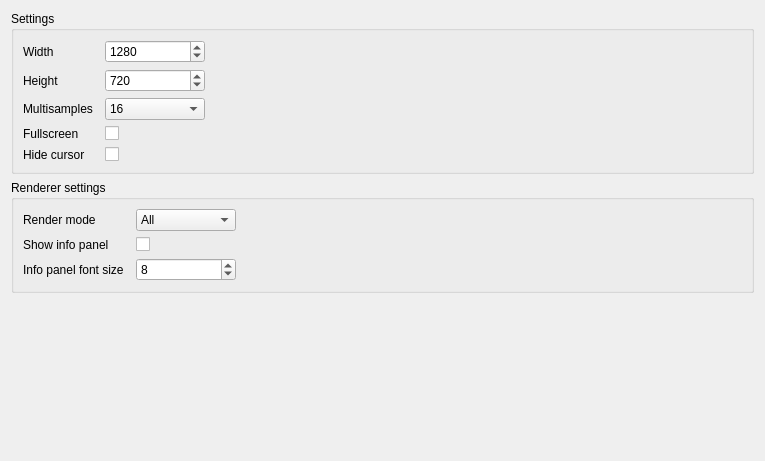
      <widget class="QWidget" name="toolBoxMainWindows">
       <property name="geometry">
        <rect>
         <x>0</x>
         <y>0</y>
         <width>765</width>
         <height>461</height>
        </rect>
       </property>
       <attribute name="label">
        <string>Windows settings</string>
       </attribute>
       <layout class="QVBoxLayout" name="verticalLayout_4">
        <item>
         <widget class="QGroupBox" name="groupBox_9">
          <property name="sizePolicy">
           <sizepolicy hsizetype="Preferred" vsizetype="Maximum">
            <horstretch>0</horstretch>
            <verstretch>0</verstretch>
           </sizepolicy>
          </property>
          <property name="title">
           <string>Settings</string>
          </property>
          <layout class="QFormLayout" name="formLayout_8">
           <property name="fieldGrowthPolicy">
            <enum>QFormLayout::AllNonFixedFieldsGrow</enum>
           </property>
           <property name="labelAlignment">
            <set>Qt::AlignLeading|Qt::AlignLeft|Qt::AlignVCenter</set>
           </property>
           <property name="formAlignment">
            <set>Qt::AlignLeading|Qt::AlignLeft|Qt::AlignTop</set>
           </property>
           <property name="horizontalSpacing">
            <number>12</number>
           </property>
           <item row="0" column="0">
            <widget class="QLabel" name="label_6">
             <property name="sizePolicy">
              <sizepolicy hsizetype="Preferred" vsizetype="Preferred">
               <horstretch>0</horstretch>
               <verstretch>0</verstretch>
              </sizepolicy>
             </property>
             <property name="minimumSize">
              <size>
               <width>0</width>
               <height>0</height>
              </size>
             </property>
             <property name="maximumSize">
              <size>
               <width>16777215</width>
               <height>16777215</height>
              </size>
             </property>
             <property name="text">
              <string>Width</string>
             </property>
            </widget>
           </item>
           <item row="0" column="1">
            <widget class="QSpinBox" name="spinBoxWindowWidth">
             <property name="sizePolicy">
              <sizepolicy hsizetype="Preferred" vsizetype="Fixed">
               <horstretch>0</horstretch>
               <verstretch>0</verstretch>
              </sizepolicy>
             </property>
             <property name="minimumSize">
              <size>
               <width>100</width>
               <height>0</height>
              </size>
             </property>
             <property name="maximumSize">
              <size>
               <width>100</width>
               <height>16777215</height>
              </size>
             </property>
             <property name="toolTip">
              <string>The width of the video window and encoded video</string>
             </property>
             <property name="minimum">
              <number>1</number>
             </property>
             <property name="maximum">
              <number>99999</number>
             </property>
             <property name="singleStep">
              <number>10</number>
             </property>
             <property name="value">
              <number>1280</number>
             </property>
            </widget>
           </item>
           <item row="1" column="0">
            <widget class="QLabel" name="label_7">
             <property name="sizePolicy">
              <sizepolicy hsizetype="Preferred" vsizetype="Preferred">
               <horstretch>0</horstretch>
               <verstretch>0</verstretch>
              </sizepolicy>
             </property>
             <property name="minimumSize">
              <size>
               <width>0</width>
               <height>0</height>
              </size>
             </property>
             <property name="maximumSize">
              <size>
               <width>16777215</width>
               <height>16777215</height>
              </size>
             </property>
             <property name="text">
              <string>Height</string>
             </property>
            </widget>
           </item>
           <item row="1" column="1">
            <widget class="QSpinBox" name="spinBoxWindowHeight">
             <property name="sizePolicy">
              <sizepolicy hsizetype="Preferred" vsizetype="Fixed">
               <horstretch>0</horstretch>
               <verstretch>0</verstretch>
              </sizepolicy>
             </property>
             <property name="minimumSize">
              <size>
               <width>100</width>
               <height>0</height>
              </size>
             </property>
             <property name="maximumSize">
              <size>
               <width>100</width>
               <height>16777215</height>
              </size>
             </property>
             <property name="toolTip">
              <string>The height of the video window and encoded video</string>
             </property>
             <property name="minimum">
              <number>1</number>
             </property>
             <property name="maximum">
              <number>99999</number>
             </property>
             <property name="singleStep">
              <number>10</number>
             </property>
             <property name="value">
              <number>720</number>
             </property>
            </widget>
           </item>
           <item row="2" column="0">
            <widget class="QLabel" name="label_8">
             <property name="sizePolicy">
              <sizepolicy hsizetype="Preferred" vsizetype="Preferred">
               <horstretch>0</horstretch>
               <verstretch>0</verstretch>
              </sizepolicy>
             </property>
             <property name="minimumSize">
              <size>
               <width>0</width>
               <height>0</height>
              </size>
             </property>
             <property name="maximumSize">
              <size>
               <width>16777215</width>
               <height>16777215</height>
              </size>
             </property>
             <property name="text">
              <string>Multisamples</string>
             </property>
            </widget>
           </item>
           <item row="2" column="1">
            <widget class="QComboBox" name="comboBoxWindowMultisamples">
             <property name="sizePolicy">
              <sizepolicy hsizetype="Preferred" vsizetype="Fixed">
               <horstretch>0</horstretch>
               <verstretch>0</verstretch>
              </sizepolicy>
             </property>
             <property name="minimumSize">
              <size>
               <width>100</width>
               <height>0</height>
              </size>
             </property>
             <property name="maximumSize">
              <size>
               <width>100</width>
               <height>16777215</height>
              </size>
             </property>
             <property name="toolTip">
              <string>Number of multisamples used to smooth the rendering output</string>
             </property>
             <property name="editable">
              <bool>false</bool>
             </property>
             <property name="currentIndex">
              <number>4</number>
             </property>
             <item>
              <property name="text">
               <string>0</string>
              </property>
             </item>
             <item>
              <property name="text">
               <string>2</string>
              </property>
             </item>
             <item>
              <property name="text">
               <string>4</string>
              </property>
             </item>
             <item>
              <property name="text">
               <string>8</string>
              </property>
             </item>
             <item>
              <property name="text">
               <string>16</string>
              </property>
             </item>
            </widget>
           </item>
           <item row="3" column="0">
            <widget class="QLabel" name="label_9">
             <property name="sizePolicy">
              <sizepolicy hsizetype="Preferred" vsizetype="Preferred">
               <horstretch>0</horstretch>
               <verstretch>0</verstretch>
              </sizepolicy>
             </property>
             <property name="minimumSize">
              <size>
               <width>0</width>
               <height>0</height>
              </size>
             </property>
             <property name="maximumSize">
              <size>
               <width>16777215</width>
               <height>16777215</height>
              </size>
             </property>
             <property name="text">
              <string>Fullscreen</string>
             </property>
            </widget>
           </item>
           <item row="3" column="1">
            <widget class="QCheckBox" name="checkBoxWindowFullscreen">
             <property name="sizePolicy">
              <sizepolicy hsizetype="Preferred" vsizetype="Fixed">
               <horstretch>0</horstretch>
               <verstretch>0</verstretch>
              </sizepolicy>
             </property>
             <property name="minimumSize">
              <size>
               <width>100</width>
               <height>0</height>
              </size>
             </property>
             <property name="maximumSize">
              <size>
               <width>100</width>
               <height>16777215</height>
              </size>
             </property>
             <property name="toolTip">
              <string>Whether to open the window fullscreen</string>
             </property>
             <property name="text">
              <string/>
             </property>
            </widget>
           </item>
           <item row="4" column="0">
            <widget class="QLabel" name="label_10">
             <property name="sizePolicy">
              <sizepolicy hsizetype="Preferred" vsizetype="Preferred">
               <horstretch>0</horstretch>
               <verstretch>0</verstretch>
              </sizepolicy>
             </property>
             <property name="minimumSize">
              <size>
               <width>0</width>
               <height>0</height>
              </size>
             </property>
             <property name="maximumSize">
              <size>
               <width>16777215</width>
               <height>16777215</height>
              </size>
             </property>
             <property name="text">
              <string>Hide cursor</string>
             </property>
            </widget>
           </item>
           <item row="4" column="1">
            <widget class="QCheckBox" name="checkBoxWindowHideCursor">
             <property name="sizePolicy">
              <sizepolicy hsizetype="Preferred" vsizetype="Fixed">
               <horstretch>0</horstretch>
               <verstretch>0</verstretch>
              </sizepolicy>
             </property>
             <property name="minimumSize">
              <size>
               <width>100</width>
               <height>0</height>
              </size>
             </property>
             <property name="maximumSize">
              <size>
               <width>100</width>
               <height>16777215</height>
              </size>
             </property>
             <property name="toolTip">
              <string>Whether to hide the cursor when over the window</string>
             </property>
             <property name="text">
              <string/>
             </property>
            </widget>
           </item>
          </layout>
         </widget>
        </item>
        <item>
         <widget class="QGroupBox" name="groupBox_18">
          <property name="title">
           <string>Renderer settings</string>
          </property>
          <layout class="QFormLayout" name="formLayout_16">
           <property name="fieldGrowthPolicy">
            <enum>QFormLayout::AllNonFixedFieldsGrow</enum>
           </property>
           <property name="labelAlignment">
            <set>Qt::AlignLeading|Qt::AlignLeft|Qt::AlignVCenter</set>
           </property>
           <property name="formAlignment">
            <set>Qt::AlignLeading|Qt::AlignLeft|Qt::AlignTop</set>
           </property>
           <property name="horizontalSpacing">
            <number>12</number>
           </property>
           <item row="0" column="0">
            <widget class="QLabel" name="label_71">
             <property name="sizePolicy">
              <sizepolicy hsizetype="Preferred" vsizetype="Preferred">
               <horstretch>0</horstretch>
               <verstretch>0</verstretch>
              </sizepolicy>
             </property>
             <property name="minimumSize">
              <size>
               <width>0</width>
               <height>0</height>
              </size>
             </property>
             <property name="maximumSize">
              <size>
               <width>16777215</width>
               <height>16777215</height>
              </size>
             </property>
             <property name="text">
              <string>Render mode</string>
             </property>
            </widget>
           </item>
           <item row="0" column="1">
            <widget class="QComboBox" name="comboBoxRendererRenderMode">
             <property name="sizePolicy">
              <sizepolicy hsizetype="Preferred" vsizetype="Fixed">
               <horstretch>0</horstretch>
               <verstretch>0</verstretch>
              </sizepolicy>
             </property>
             <property name="minimumSize">
              <size>
               <width>100</width>
               <height>0</height>
              </size>
             </property>
             <property name="maximumSize">
              <size>
               <width>100</width>
               <height>16777215</height>
              </size>
             </property>
             <property name="toolTip">
              <string>Select which rendering mode will be initially active</string>
             </property>
             <property name="editable">
              <bool>false</bool>
             </property>
             <property name="currentIndex">
              <number>0</number>
             </property>
             <item>
              <property name="text">
               <string>All</string>
              </property>
             </item>
             <item>
              <property name="text">
               <string>Map</string>
              </property>
             </item>
             <item>
              <property name="text">
               <string>Video</string>
              </property>
             </item>
            </widget>
           </item>
           <item row="1" column="0">
            <widget class="QLabel" name="label_19">
             <property name="sizePolicy">
              <sizepolicy hsizetype="Preferred" vsizetype="Preferred">
               <horstretch>0</horstretch>
               <verstretch>0</verstretch>
              </sizepolicy>
             </property>
             <property name="minimumSize">
              <size>
               <width>0</width>
               <height>0</height>
              </size>
             </property>
             <property name="maximumSize">
              <size>
               <width>16777215</width>
               <height>16777215</height>
              </size>
             </property>
             <property name="text">
              <string>Show info panel</string>
             </property>
            </widget>
           </item>
           <item row="1" column="1">
            <widget class="QCheckBox" name="checkBoxRendererShowInfoPanel">
             <property name="sizePolicy">
              <sizepolicy hsizetype="Preferred" vsizetype="Fixed">
               <horstretch>0</horstretch>
               <verstretch>0</verstretch>
              </sizepolicy>
             </property>
             <property name="minimumSize">
              <size>
               <width>100</width>
               <height>0</height>
              </size>
             </property>
             <property name="maximumSize">
              <size>
               <width>100</width>
               <height>16777215</height>
              </size>
             </property>
             <property name="toolTip">
              <string>Whether to show the info panel (fps and other info)</string>
             </property>
             <property name="text">
              <string/>
             </property>
            </widget>
           </item>
           <item row="2" column="0">
            <widget class="QLabel" name="label_72">
             <property name="sizePolicy">
              <sizepolicy hsizetype="Preferred" vsizetype="Preferred">
               <horstretch>0</horstretch>
               <verstretch>0</verstretch>
              </sizepolicy>
             </property>
             <property name="minimumSize">
              <size>
               <width>0</width>
               <height>0</height>
              </size>
             </property>
             <property name="maximumSize">
              <size>
               <width>16777215</width>
               <height>16777215</height>
              </size>
             </property>
             <property name="text">
              <string>Info panel font size</string>
             </property>
            </widget>
           </item>
           <item row="2" column="1">
            <widget class="QSpinBox" name="spinBoxRendererInfoPanelFontSize">
             <property name="sizePolicy">
              <sizepolicy hsizetype="Preferred" vsizetype="Fixed">
               <horstretch>0</horstretch>
               <verstretch>0</verstretch>
              </sizepolicy>
             </property>
             <property name="minimumSize">
              <size>
               <width>100</width>
               <height>0</height>
              </size>
             </property>
             <property name="maximumSize">
              <size>
               <width>100</width>
               <height>16777215</height>
              </size>
             </property>
             <property name="toolTip">
              <string>The point size of the font used in the info panel</string>
             </property>
             <property name="minimum">
              <number>1</number>
             </property>
             <property name="maximum">
              <number>99999</number>
             </property>
             <property name="singleStep">
              <number>1</number>
             </property>
             <property name="value">
              <number>8</number>
             </property>
            </widget>
           </item>
          </layout>
         </widget>
        </item>
        <item>
         <spacer name="verticalSpacer">
          <property name="orientation">
           <enum>Qt::Vertical</enum>
          </property>
          <property name="sizeHint" stdset="0">
           <size>
            <width>20</width>
            <height>40</height>
           </size>
          </property>
         </spacer>
        </item>
       </layout>
      </widget>
